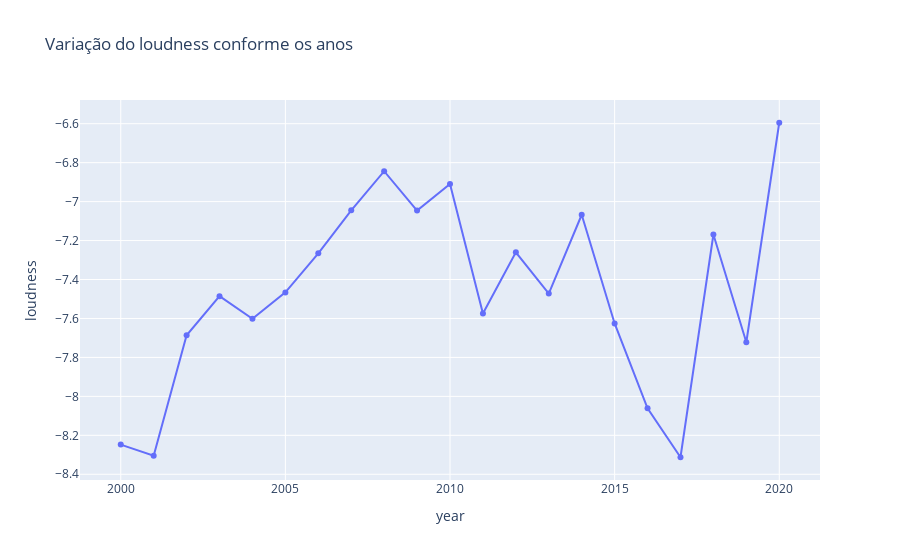

The cell this chart's notebook holds for it:
### Code cell
fig = px.line(dados_anos, x='year', y='loudness', markers=True, title='Variação do loudness conforme os anos')
fig.show()

### Figure 1 — Plotly figure (JSON) as saved in the notebook; plotly's stock layout.template omitted (floating-point values rounded to 4 significant figures)
{"data": [{"hovertemplate": "year=%{x}<br>loudness=%{y}<extra></extra>", "legendgroup": "", "line": {"color": "#636efa", "dash": "solid"}, "marker": {"symbol": "circle"}, "mode": "lines+markers", "name": "", "orientation": "v", "showlegend": false, "type": "scatter", "x": [2000, 2001, 2002, 2003, 2004, 2005, 2006, 2007, 2008, 2009, 2010, 2011, 2012, 2013, 2014, 2015, 2016, 2017, 2018, 2019, 2020], "xaxis": "x", "y": [-8.248, -8.305, -7.687, -7.486, -7.602, -7.466, -7.266, -7.045, -6.844, -7.046, -6.91, -7.575, -7.261, -7.472, -7.067, -7.626, -8.061, -8.313, -7.169, -7.722, -6.595], "yaxis": "y"}], "layout": {"legend": {"tracegroupgap": 0}, "title": {"text": "Variação do loudness conforme os anos"}, "xaxis": {"anchor": "y", "domain": [0, 1], "title": {"text": "year"}}, "yaxis": {"anchor": "x", "domain": [0, 1], "title": {"text": "loudness"}}}}
